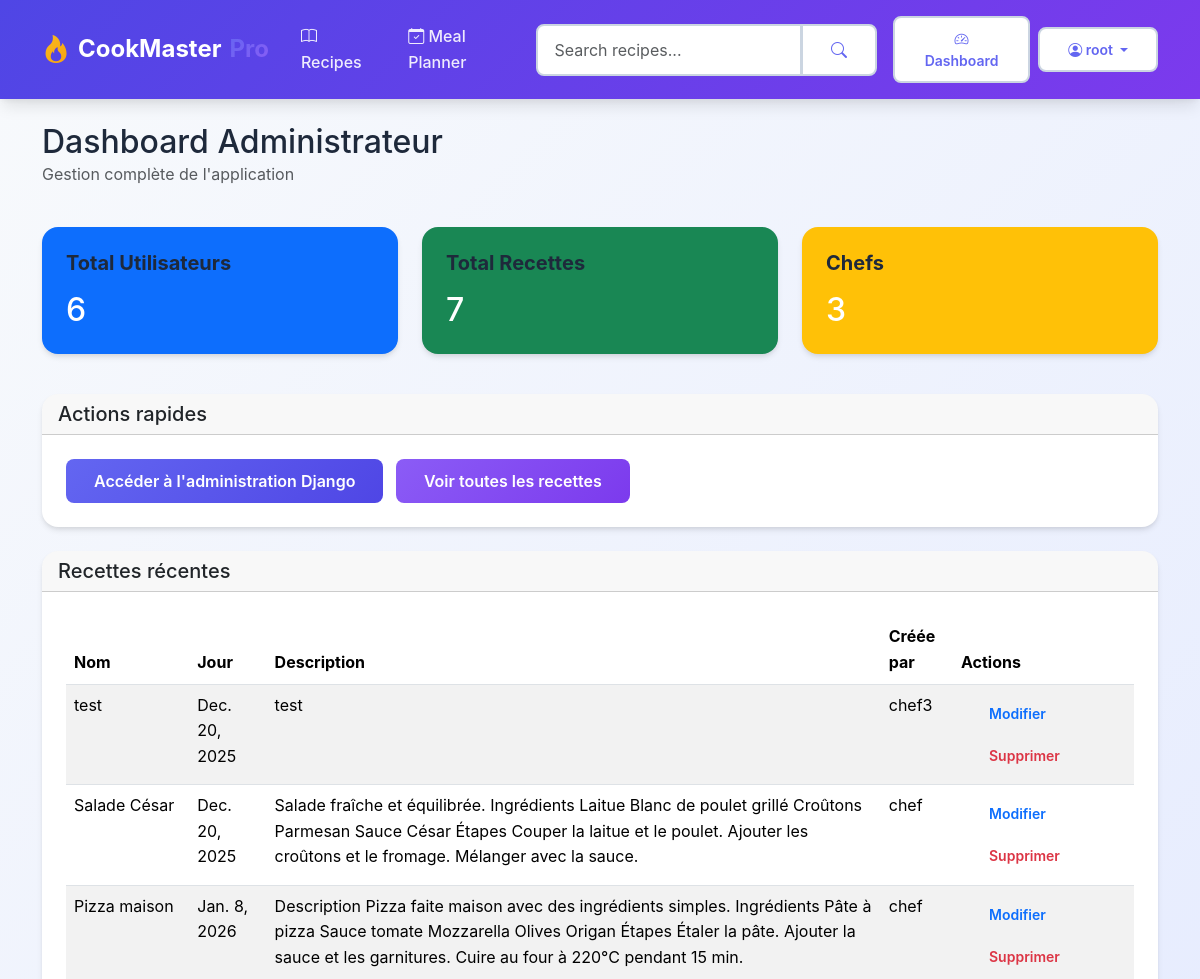
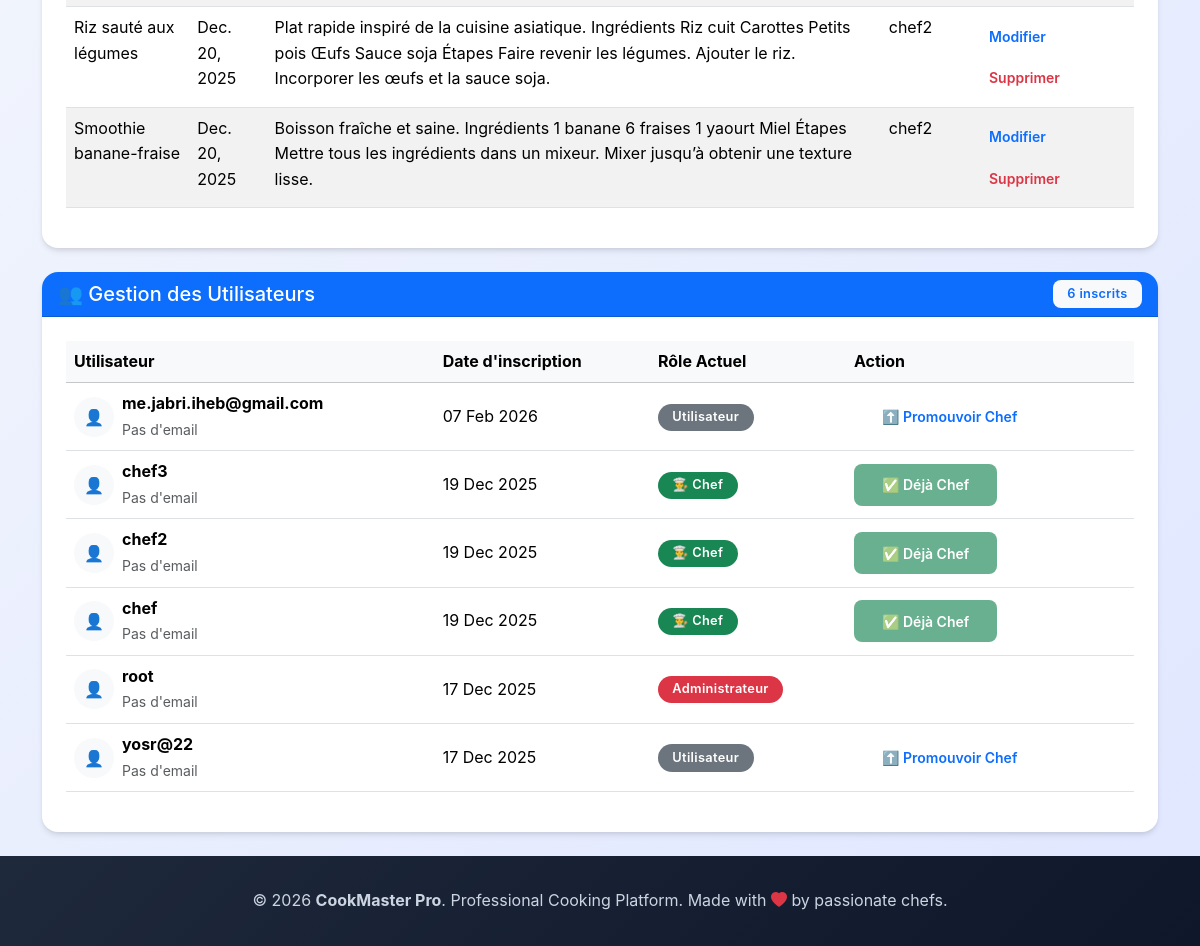
The page /dashboard/admin/ (signed in) on the database its author committed (2 pictures, top to bottom).
### home/models.py (models this page shows, shortened)
class Recipe(models.Model):
    DIFFICULTY_CHOICES = [
        ('easy', 'Facile'),
        ('medium', 'Moyen'),
        ('hard', 'Difficile'),
    ]
    user = models.ForeignKey(User, on_delete=models.SET_NULL, null=True, blank=True)
    day = models.DateField(help_text="Date du repas")
    name = models.CharField(max_length=100)
    description = models.TextField()
    image = models.ImageField(upload_to='recipes/', null=True, blank=True, help_text="Recipe image")
    categories = models.ManyToManyField(Category, blank=True, related_name='recipes')
    difficulty = models.CharField(max_length=10, choices=DIFFICULTY_CHOICES, default='easy')
    preparation_time = models.PositiveIntegerField(help_text="Temps en minutes", default=30)
    servings = models.PositiveIntegerField(help_text="Nombre de personnes", default=2)
    calories = models.PositiveIntegerField(null=True, blank=True, help_text="Calories per serving")
    protein = models.DecimalField(max_digits=5, decimal_places=1, null=True, blank=True, help_text="Protein in grams")
    carbs = models.DecimalField(max_digits=5, decimal_places=1, null=True, blank=True, help_text="Carbohydrates in grams")
    fats = models.DecimalField(max_digits=5, decimal_places=1, null=True, blank=True, help_text="Fats in grams")
    created_at = models.DateTimeField(auto_now_add=True, null=True, blank=True)
    updated_at = models.DateTimeField(auto_now=True, null=True, blank=True)
    class Meta:
        ordering = ['-created_at']

### home/views.py (the view)
# urls.py: path('dashboard/admin/', views.dashboard_admin, name='dashboard_admin'),
@login_required(login_url="login")
@admin_required
def dashboard_admin(request):
    from django.contrib.auth.models import User
    total_users = User.objects.count()
    total_recipes = Recipe.objects.count()
    total_chefs = User.objects.filter(groups__name="chef").distinct().count()
    recent_recipes = Recipe.objects.all().order_by("-id")[:5]
    today_users = User.objects.all().order_by("-date_joined")
    context = {
        "total_users": total_users,
        "total_recipes": total_recipes,
        "total_chefs": total_chefs,
        "recent_recipes": recent_recipes,
        "users": today_users, # Pour la liste et promotion
    }
    return render(request, "dashboards/dashboard_admin.html", context)

### home/templatetags/user_tags.py (called while the page is built)
@register.simple_tag
def get_user_dashboard_url(user):
    if not user.is_authenticated:
        return None
    if user.is_superuser:
        return 'dashboard_admin'
    elif user.groups.filter(name='chef').exists():
        return 'dashboard_chef'
    else:
        return 'dashboard_user'

### home/views.py (called while the page is built)
def is_admin(user):
    return user.is_authenticated and user.is_superuser

### templates/dashboards/dashboard_admin.html (shortened to what this page needs)
{% extends 'base.html' %}
{% block content %}
<div class="row mb-4">
    <div class="col">
        <h2 class="mb-0">Dashboard Administrateur</h2>
        <p class="text-muted">Gestion complète de l'application</p>
    </div>
</div>
<div class="row mb-4">
    <div class="col-md-4 mb-3">
        <div class="card bg-primary text-white">
            <div class="card-body">
                <h5 class="card-title">Total Utilisateurs</h5>
                <h2 class="mb-0">{{ total_users }}</h2>
            </div>
        </div>
    </div>
    <div class="col-md-4 mb-3">
        <div class="card bg-success text-white">
            <div class="card-body">
                <h5 class="card-title">Total Recettes</h5>
                <h2 class="mb-0">{{ total_recipes }}</h2>
            </div>
        </div>
    </div>
    <div class="col-md-4 mb-3">
        <div class="card bg-warning text-white">
            <div class="card-body">
                <h5 class="card-title">Chefs</h5>
                <h2 class="mb-0">{{ total_chefs }}</h2>
            </div>
        </div>
    </div>
</div>
<div class="row mb-4">
    <div class="col">
        <div class="card">
            <div class="card-header">
                <h5 class="mb-0">Actions rapides</h5>
            </div>
            <div class="card-body">
                <a href="/admin/" class="btn btn-primary me-2" target="_blank">
                    Accéder à l'administration Django
                </a>
                <a href="{% url 'recipes' %}" class="btn btn-secondary me-2">
                    Voir toutes les recettes
                </a>
            </div>
        </div>
    </div>
</div>
<div class="row">
    <div class="col">
        <div class="card">
            <div class="card-header">
                <h5 class="mb-0">Recettes récentes</h5>
            </div>
            <div class="card-body">
                {% if recent_recipes %}
                <div class="table-responsive">
                    <table class="table table-striped">
                        <thead>
                            <tr>
                                <th>Nom</th>
                                <th>Jour</th>
                                <th>Description</th>
                                <th>Créée par</th>
                                <th>Actions</th>
                            </tr>
                        </thead>
                        <tbody>
                            {% for recipe in recent_recipes %}
                            <tr>
                                <td>{{ recipe.name }}</td>
                                <td>{{ recipe.day }}</td>
                                <td>{{ recipe.description }}</td>
                                <td>{{ recipe.user.username|default:"Inconnu" }}</td>
                                <td>
                                    <a href="{% url 'update_recipe' recipe.id %}"
                                        class="btn btn-sm btn-outline-primary">Modifier</a>
                                    <a href="{% url 'delete_recipe' recipe.id %}"
                                        class="btn btn-sm btn-outline-danger">Supprimer</a>
                                </td>
                            </tr>
                            {% endfor %}
                        </tbody>
                    </table>
                </div>
                {% else %}
                <p class="text-muted">Aucune recette pour le moment.</p>
                {% endif %}
            </div>
        </div>
    </div>
</div>
<div class="row mt-4 mb-4">
    <div class="col-12">
        <div class="card border-primary">
            <div class="card-header bg-primary text-white d-flex justify-content-between align-items-center">
                <h5 class="mb-0">👥 Gestion des Utilisateurs</h5>
                <span class="badge bg-light text-primary">{{ users.count }} inscrits</span>
            </div>
            <div class="card-body">
                <div class="table-responsive">
                    <table class="table table-hover align-middle">
                        <thead class="table-light">
                            <tr>
                                <th>Utilisateur</th>
                                <th>Date d'inscription</th>
                                <th>Rôle Actuel</th>
                                <th>Action</th>
                            </tr>
                        </thead>
                        <tbody>
                            {% for u in users %}
                            <tr>
                                <td>
                                    <div class="d-flex align-items-center">
                                        <div class="bg-light rounded-circle p-2 me-2 text-center"
                                            style="width: 40px; height: 40px;">
                                            👤
                                        </div>
                                        <div>
                                            <strong>{{ u.username }}</strong><br>
                                            <small class="text-muted">{{ u.email|default:"Pas d'email" }}</small>
                                        </div>
                                    </div>
                                </td>
                                <td>{{ u.date_joined|date:"d M Y" }}</td>
                                <td>
                                    {% if u.is_superuser %}
                                    <span class="badge bg-danger rounded-pill">Administrateur</span>
                                    {% elif u.groups.all.0.name == "chef" %}
                                    <span class="badge bg-success rounded-pill">👨‍🍳 Chef</span>
                                    {% else %}
                                    <span class="badge bg-secondary rounded-pill">Utilisateur</span>
                                    {% endif %}
                                </td>
                                <td>
                                    {% if not u.is_superuser %}
                                    {% if u.groups.all.0.name != "chef" %}
                                    <a href="{% url 'promote_to_chef' u.id %}" class="btn btn-sm btn-outline-primary">
                                        ⬆️ Promouvoir Chef
                                    </a>
                                    {% else %}
                                    <button class="btn btn-sm btn-success" disabled>✅ Déjà Chef</button>
                                    {% endif %}
                                    {% endif %}
                                </td>
                            </tr>
                            {% endfor %}
                        </tbody>
                    </table>
                </div>
            </div>
        </div>
    </div>
</div>
{% endblock %}

### templates/base.html (shortened to what this page needs)
{% load static %}
<!DOCTYPE html>
<html lang="fr">
<head>
    <link href="https://cdn.jsdelivr.net/npm/bootstrap@5.3.3/dist/css/bootstrap.min.css" rel="stylesheet"
>
    <link rel="stylesheet" href="https://cdn.jsdelivr.net/npm/bootstrap-icons@1.11.3/font/bootstrap-icons.min.css">
    <link rel="stylesheet" href="{% static 'css/style.css' %}">
</head>
<body>
    <nav class="navbar navbar-expand-lg navbar-dark mb-4">
        <div class="container">
            <a class="navbar-brand" href="{% url 'recipes' %}">
                <i class="bi bi-fire"></i> CookMaster <span class="gradient-text">Pro</span>
            </a>
            <div class="collapse navbar-collapse" id="navbarContent">
                <ul class="navbar-nav me-auto mb-2 mb-lg-0">
                    <li class="nav-item">
                        <a class="nav-link" href="{% url 'recipes' %}">
                            <i class="bi bi-book"></i> Recipes
                        </a>
                    </li>
                    {% if user.is_authenticated %}
                    <li class="nav-item">
                        <a class="nav-link" href="{% url 'planner' %}">
                            <i class="bi bi-calendar-check"></i> Meal Planner
                        </a>
                    </li>
                    {% endif %}
                </ul>
                <form class="d-flex me-3" role="search" method="get" action="{% url 'recipes' %}">
                    <div class="input-group">
                        <input class="form-control" type="search" placeholder="Search recipes..." name="search"
                            value="{{ search_query }}">
                        <button class="btn btn-light" type="submit">
                            <i class="bi bi-search"></i>
                        </button>
                    </div>
                </form>
                <div class="d-flex align-items-center">
                    {% if user.is_authenticated %}
                    {% load user_tags %}
                    {% get_user_dashboard_url user as dashboard_url %}
                    {% if dashboard_url %}
                    <a class="btn btn-light btn-sm me-2" href="{% url dashboard_url %}">
                        <i class="bi bi-speedometer2"></i> Dashboard
                    </a>
                    {% endif %}
                    <div class="dropdown">
                        <button class="btn btn-light btn-sm dropdown-toggle" type="button" data-bs-toggle="dropdown">
                            <i class="bi bi-person-circle"></i> {{ user.username }}
                        </button>
                    </div>
                    {% endif %}
                </div>
            </div>
        </div>
    </nav>
    <main class="container">
        {% block content %}{% endblock %}
    </main>
    <footer class="mt-auto">
        <div class="container text-center">
            <p class="mb-0">
                &copy; 2026 <strong>CookMaster Pro</strong>. Professional Cooking Platform. Made with
                <i class="bi bi-heart-fill text-danger"></i> by passionate chefs.
            </p>
        </div>
    </footer>
</body>
</html>

### rows shown on the page
Recipe: name "test", day "Dec. 20, 2025", description "test", user.username "chef3"
Recipe: name "Salade César", day "Dec. 20, 2025", description "Salade fraîche et équilibrée. Ingrédients Laitue Blanc de poulet grillé Croûtons Parmesan Sauce César Étapes Couper la laitue et le poulet. Ajouter les croûtons et le fromage. Mélanger avec la sauce.", user.username "chef"
Recipe: name "Pizza maison", day "Jan. 8, 2026", description "Description Pizza faite maison avec des ingrédients simples. Ingrédients Pâte à pizza Sauce tomate Mozzarella Olives Origan Étapes Étaler la pâte. Ajouter la sauce et les garnitures. Cuire au four à 220°C pendant 15 min.", user.username "chef"
Recipe: name "Riz sauté aux légumes", day "Dec. 20, 2025", description "Plat rapide inspiré de la cuisine asiatique. Ingrédients Riz cuit Carottes Petits pois Œufs Sauce soja Étapes Faire revenir les légumes. Ajouter le riz. Incorporer les œufs et la sauce soja.", user.username "chef2"
Recipe: name "Smoothie banane-fraise", day "Dec. 20, 2025", description "Boisson fraîche et saine. Ingrédients 1 banane 6 fraises 1 yaourt Miel Étapes Mettre tous les ingrédients dans un mixeur. Mixer jusqu’à obtenir une texture lisse.", user.username "chef2"

### other values the page prints
{{ user.username }} "root"
{{ total_users }} "6"
{{ total_recipes }} "7"
{{ total_chefs }} "3"
{{ users.count }} "6"
{{ u.username }} "me.jabri.iheb@gmail.com"
{{ u.email|default:"Pas d'email" }} "Pas d'email"
{{ u.date_joined|date:"d M Y" }} "07 Feb 2026"
{{ u.username }} "chef3"
{{ u.date_joined|date:"d M Y" }} "19 Dec 2025"
{{ u.username }} "chef2"
{{ u.username }} "chef"
{{ u.username }} "root"
{{ u.date_joined|date:"d M Y" }} "17 Dec 2025"
{{ u.username }} "yosr@22"
